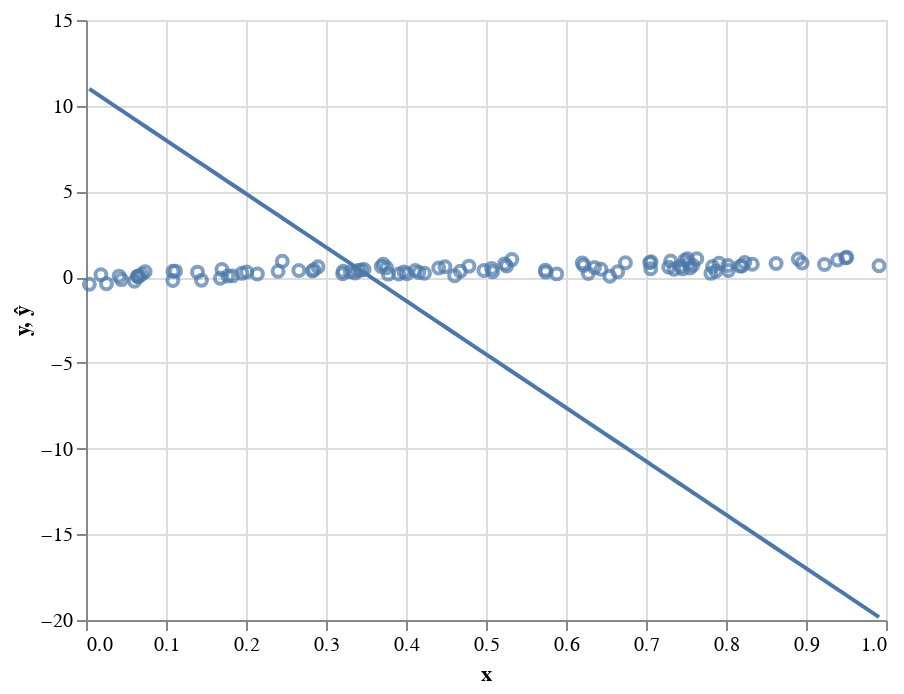

Write notebook code for a chart like this one.
### Code cell
data_df = pd.DataFrame({'y':y, 'ŷ':ŷ, 'x':X[:,0]})
alt.Chart(data_df).mark_point().encode(x='x', y='y') + \
alt.Chart(data_df).mark_line().encode(x='x', y='ŷ')

### Figure 1 — Vega-Lite specification as saved in the notebook (floating-point values rounded to 4 significant figures)
{"$schema": "https://vega.github.io/schema/vega-lite/v3.4.0.json", "config": {"mark": {"tooltip": null}, "view": {"height": 300, "width": 400}}, "data": {"name": "data-9c88ea2b5cfb1ef57f0dc2d53e1d422f"}, "datasets": {"data-9c88ea2b5cfb1ef57f0dc2d53e1d422f": [{"x": 0.3439, "y": 0.4154, "ŷ": 0.3774}, {"x": 0.8023, "y": 0.6815, "ŷ": -13.93}, {"x": 0.3716, "y": 0.7526, "ŷ": -0.4896}, {"x": 0.7873, "y": 0.3416, "ŷ": -13.46}, {"x": 0.4974, "y": 0.3899, "ŷ": -4.413}, {"x": 0.4679, "y": 0.3466, "ŷ": -3.494}, {"x": 0.7063, "y": 0.9014, "ŷ": -10.93}, {"x": 0.266, "y": 0.3842, "ŷ": 2.806}, {"x": 0.8179, "y": 0.6436, "ŷ": -14.42}, {"x": 0.7585, "y": 0.6966, "ŷ": -12.56}, {"x": 0.4116, "y": 0.3887, "ŷ": -1.735}, {"x": 0.5323, "y": 1.024, "ŷ": -5.505}, {"x": 0.9232, "y": 0.7378, "ŷ": -17.7}, {"x": 0.9395, "y": 0.9963, "ŷ": -18.21}, {"x": 0.06437, "y": 0.03047, "ŷ": 9.1}, {"x": 0.7518, "y": 1.067, "ŷ": -12.35}, {"x": 0.9913, "y": 0.668, "ŷ": -19.83}, {"x": 0.4161, "y": 0.2659, "ŷ": -1.876}, {"x": 0.07391, "y": 0.3118, "ŷ": 8.802}, {"x": 0.01865, "y": 0.1431, "ŷ": 10.53}, {"x": 0.1949, "y": 0.2212, "ŷ": 5.025}, {"x": 0.1832, "y": 0.07301, "ŷ": 5.391}, {"x": 0.7833, "y": 0.6222, "ŷ": -13.34}, {"x": 0.1088, "y": 0.3409, "ŷ": 7.715}, {"x": 0.04136, "y": 0.05775, "ŷ": 9.818}, {"x": 0.29, "y": 0.6007, "ŷ": 2.058}, {"x": 0.5257, "y": 0.6471, "ŷ": -5.299}, {"x": 0.6743, "y": 0.8403, "ŷ": -9.934}, {"x": 0.781, "y": 0.2196, "ŷ": -13.27}, {"x": 0.5232, "y": 0.7724, "ŷ": -5.22}, {"x": 0.9511, "y": 1.163, "ŷ": -18.57}, {"x": 0.5884, "y": 0.1896, "ŷ": -7.255}, {"x": 0.283, "y": 0.3556, "ŷ": 2.276}, {"x": 0.7532, "y": 0.7995, "ŷ": -12.4}, {"x": 0.3779, "y": 0.1759, "ŷ": -0.6835}, {"x": 0.02558, "y": -0.3845, "ŷ": 10.31}, {"x": 0.4409, "y": 0.537, "ŷ": -2.651}, {"x": 0.1119, "y": 0.3508, "ŷ": 7.617}, {"x": 0.2008, "y": 0.298, "ŷ": 4.842}, {"x": 0.8198, "y": 0.652, "ŷ": -14.48}, {"x": 0.8031, "y": 0.3854, "ŷ": -13.95}, {"x": 0.3364, "y": 0.243, "ŷ": 0.6104}, {"x": 0.7308, "y": 0.9428, "ŷ": -11.7}, {"x": 0.833, "y": 0.7472, "ŷ": -14.89}, {"x": 0.6548, "y": 0.0526, "ŷ": -9.326}, {"x": 0.004162, "y": -0.4155, "ŷ": 10.98}, {"x": 0.7059, "y": 0.4896, "ŷ": -10.92}, {"x": 0.6279, "y": 0.2104, "ŷ": -8.487}, {"x": 0.1679, "y": -0.06675, "ŷ": 5.869}, {"x": 0.7551, "y": 0.5384, "ŷ": -12.46}, {"x": 0.7635, "y": 1.071, "ŷ": -12.72}, {"x": 0.4487, "y": 0.604, "ŷ": -2.895}, {"x": 0.3215, "y": 0.3481, "ŷ": 1.076}, {"x": 0.6356, "y": 0.5584, "ŷ": -8.727}, {"x": 0.4231, "y": 0.2262, "ŷ": -2.096}, {"x": 0.6646, "y": 0.3125, "ŷ": -9.633}, {"x": 0.7486, "y": 0.983, "ŷ": -12.25}, {"x": 0.06617, "y": 0.0565, "ŷ": 9.044}, {"x": 0.3209, "y": 0.1983, "ŷ": 1.095}, {"x": 0.7458, "y": 0.4833, "ŷ": -12.17}, {"x": 0.7431, "y": 0.6239, "ŷ": -12.08}, {"x": 0.507, "y": 0.5111, "ŷ": -4.713}, {"x": 0.8234, "y": 0.8508, "ŷ": -14.59}, {"x": 0.7914, "y": 0.8079, "ŷ": -13.59}, {"x": 0.4608, "y": 0.07893, "ŷ": -3.273}, {"x": 0.3476, "y": 0.4399, "ŷ": 0.2602}, {"x": 0.6222, "y": 0.6746, "ŷ": -8.309}, {"x": 0.04433, "y": -0.1439, "ŷ": 9.725}, {"x": 0.3975, "y": 0.3076, "ŷ": -1.295}, {"x": 0.1394, "y": 0.291, "ŷ": 6.757}, {"x": 0.2848, "y": 0.4246, "ŷ": 2.221}, {"x": 0.8952, "y": 0.829, "ŷ": -16.83}, {"x": 0.06056, "y": -0.2346, "ŷ": 9.219}, {"x": 0.391, "y": 0.1858, "ŷ": -1.093}, {"x": 0.2453, "y": 0.93, "ŷ": 3.452}, {"x": 0.6204, "y": 0.8311, "ŷ": -8.252}, {"x": 0.7351, "y": 0.4658, "ŷ": -11.83}, {"x": 0.5742, "y": 0.4083, "ŷ": -6.811}, {"x": 0.5747, "y": 0.2931, "ŷ": -6.827}, {"x": 0.7284, "y": 0.5832, "ŷ": -11.62}, {"x": 0.0649, "y": 0.05732, "ŷ": 9.083}, {"x": 0.8903, "y": 1.057, "ŷ": -16.68}, {"x": 0.7046, "y": 0.8453, "ŷ": -10.88}, {"x": 0.4011, "y": 0.1999, "ŷ": -1.408}, {"x": 0.3304, "y": 0.3096, "ŷ": 0.7982}, {"x": 0.1444, "y": -0.1764, "ŷ": 6.603}, {"x": 0.5083, "y": 0.3185, "ŷ": -4.754}, {"x": 0.1699, "y": 0.4401, "ŷ": 5.807}, {"x": 0.1773, "y": 0.06278, "ŷ": 5.576}, {"x": 0.1086, "y": -0.1982, "ŷ": 7.72}, {"x": 0.369, "y": 0.6254, "ŷ": -0.4069}, {"x": 0.2401, "y": 0.3415, "ŷ": 3.614}, {"x": 0.3401, "y": 0.3824, "ŷ": 0.4939}, {"x": 0.6438, "y": 0.4572, "ŷ": -8.982}, {"x": 0.9495, "y": 1.124, "ŷ": -18.52}, {"x": 0.2142, "y": 0.1893, "ŷ": 4.424}, {"x": 0.06982, "y": 0.1655, "ŷ": 8.93}, {"x": 0.8626, "y": 0.7912, "ŷ": -15.81}, {"x": 0.3757, "y": 0.5484, "ŷ": -0.6163}, {"x": 0.4787, "y": 0.6437, "ŷ": -3.831}]}, "layer": [{"encoding": {"x": {"field": "x", "type": "quantitative"}, "y": {"field": "y", "type": "quantitative"}}, "mark": "point"}, {"encoding": {"x": {"field": "x", "type": "quantitative"}, "y": {"field": "ŷ", "type": "quantitative"}}, "mark": "line"}]}
